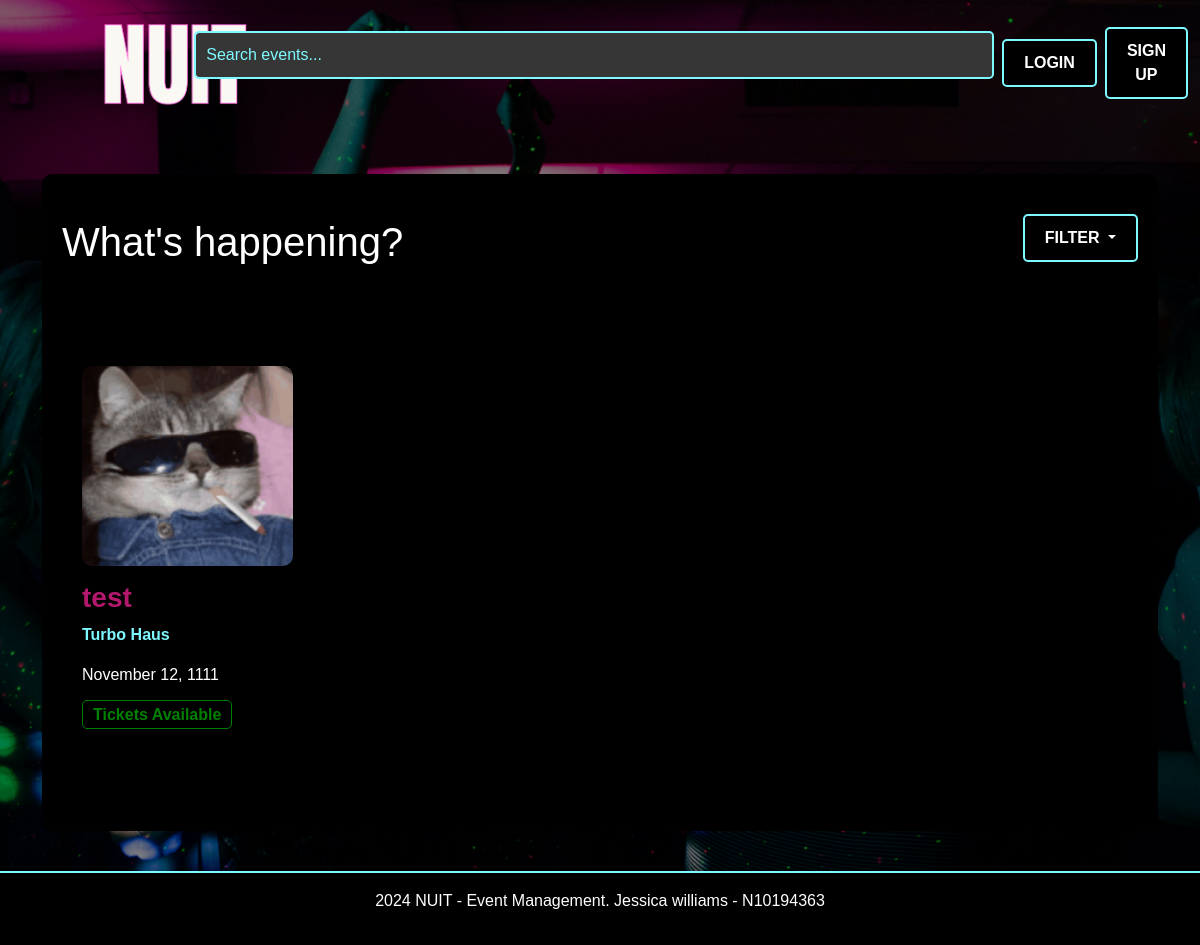
Before: / with the older database file.
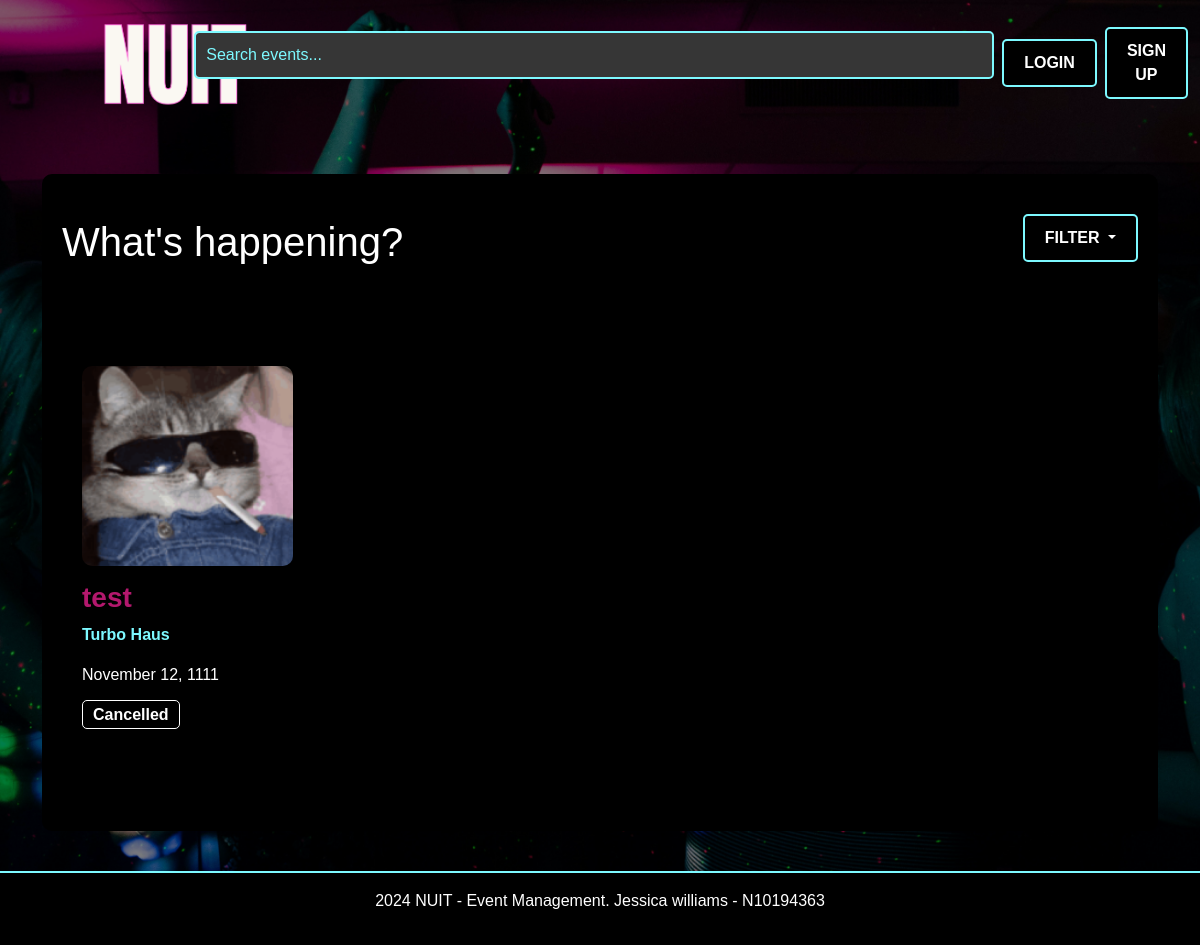
After: the same page with the newer database file.
### website/models.py (models this page shows)
class Event(db.Model):
    id = db.Column(db.Integer, primary_key=True)
    name = db.Column(db.String(100), nullable=False)
    location = db.Column(db.String(100), nullable=False)
    date = db.Column(db.DateTime, nullable=False)
    description = db.Column(db.Text, nullable=True)
    available_tickets = db.Column(db.Integer, nullable=False)
    categories = db.Column(db.String(200), nullable=False)
    status = db.Column(db.String(200), default="Tickets available", nullable=False)
    image = db.Column(db.String(100), nullable=True)
    creator_id = db.Column(db.Integer, db.ForeignKey('user.id'), nullable=False)
    comments = db.relationship('Comment', backref='event', lazy=True)
    bookings = db.relationship('Booking', backref='event', lazy=True)

### website/views.py (the view)
@main_bp.route('/')
def index():
    register_form = RegistrationForm ()
    login_form = LoginForm()
    selected_categories = request.args.getlist('categories')
    if selected_categories:
        events = Event.query.filter(Event.categories.in_(selected_categories)).all()
    else:
        events = Event.query.all()
    return render_template('index.html', register_form=register_form, login_form=login_form, events=events)

### website/forms.py
class RegistrationForm (FlaskForm):
    first_name = StringField("First Name", validators=[InputRequired()])
    last_name = StringField("Last Name", validators=[InputRequired()])
    email = StringField("Email", validators=[InputRequired(), Email()])
    password = PasswordField("Password", validators=[InputRequired()])
    contact_number = StringField("Contact Number", validators=[
        InputRequired(),
        Length(min=10, max=15)
    ])
    street_address = StringField("Street Address", validators=[InputRequired()])
    submit = SubmitField("Register")

class LoginForm(FlaskForm):
    email = StringField("Email", validators=[InputRequired(), Email()])
    password = PasswordField("Password", validators=[InputRequired()])
    submit = SubmitField("Login")

### website/templates/index.html (shortened to what this page needs)
{% extends "base.html" %} {% from "bootstrap5/form.html" import render_form %}
{% block content %}
<div class="container mt-5">
    <div class="section-background">
      <div class="d-flex justify-content-between align-items-center">
        <h1>What's happening?</h1>
            <div class="dropdown">
              <form method="GET" action="{{ url_for('main.index') }}">
                <button
                  class="btn btn-secondary dropdown-toggle"
                  type="button"
                  id="filterDropdown"
                  data-bs-toggle="dropdown"
                  aria-expanded="false"
                >
                  Filter
                </button>
              </form>
        </div>
      </div>
        <div class="row mt-5">
          {% for event in events %}
          <div class="col-lg-3 col-md-6 col-sm-12 mb-4">
            <div class="event-card">
              <a href="{{ url_for('main.event_details', event_id=event.id) }}">
                <img
                  src="{{ url_for('static', filename='img/' + event.image.replace('website/static/img', '')) }}"
                  class="img-fluid"
                  alt="{{ event.name }}"
                />
              </a>
              <h3>{{ event.name }}</h3>
              <p class="location">{{ event.location }}</p>
              <p>{{ event.date.strftime('%B %d, %Y') }}</p>
              {% if event.status == 'Sold Out' %}
              <span class="event-status status-sold-out">Sold Out</span>
              {% elif event.status == 'Tickets Available' %}
              <span class="event-status status-open">Tickets Available</span>
              {% elif event.status == 'Cancelled' %}
              <span class="event-status status-cancelled">Cancelled</span>
              {% elif event.status == 'Inactive' %}
              <span class="event-status status-inactive">Inactive</span>
              {% endif %}
            </div>
          </div>
          {% endfor %}
        </div>
      </div>
    </div>
  {% endblock %}

### website/templates/base.html (shortened to what this page needs)
<html>
  <head>
    <link
      href="https://cdn.jsdelivr.net/npm/bootstrap@5.3.2/dist/css/bootstrap.min.css"
      rel="stylesheet"
    />
    <link
      rel="stylesheet"
      href="{{ url_for('static', filename='css/styles.css') }}"
    />
  </head>
  <body>
    <header>
      <nav class="navbar navbar-expand-lg navbar-dark bg-dark">
        <div
          class="container-fluid d-flex justify-content-between align-items-center"
        >
          <a class="navbar-brand" href="{{ url_for('main.index') }}">
            <img src="static/img/logo.png" alt="Nuit Logo" class="logo" />
          </a>
          <form class="d-flex mx-auto">
            <input
              class="form-control"
              type="search"
              placeholder="Search events..."
              aria-label="Search"
              style="width: 800px"
            />
          </form>
          {% if current_user.is_authenticated %}
          <div class="d-flex ms-2">
            <a href="{{ url_for('main.create_event') }}">
              <button class="btn">Create Event +</button>
            </a>
          </div>
          <div class="d-flex ms-2">
            <a href="{{ url_for('main.user_events') }}" class="btn"
              >My Events</a
            >
          </div>
          <div class="d-flex ms-2">
            <a href="{{ url_for('main.booking_history') }}" class="btn"
              >Booking History</a
            >
          </div>
          <div class="d-flex ms-2">
            <a href="{{ url_for('auth.logout') }}" class="btn">Log Out</a>
          </div>
          {% else %}
          <div class="d-flex ms-2">
            <button
              type="button"
              class="btn btn-filter"
              data-bs-toggle="modal"
              data-bs-target="#loginModal"
            >
              Login
            </button>
          </div>
          <div class="d-flex ms-2">
            <button
              type="button"
              class="btn"
              data-bs-toggle="modal"
              data-bs-target="#registerModal"
            >
              SIGN UP
            </button>
            {% endif %}
          </div>
        </div>
      </nav>
    </header>
    {% block content %} {% endblock %}
    <footer class="footer bg-dark text-white text-center py-3 mt-auto">
      <p>2024 NUIT - Event Management. Jessica williams - N10194363</p>
    </footer>
  </body>
</html>

### website/static/css/styles.css (style rules this page uses)
body, h1, h2, h3, h4, h5, h6, p, a, button, input, footer, .search-bar { font-family: Verdana, Geneva, sans-serif; }
h3,h4 { color: rgb(179, 24, 109); font-weight: bold; }
html, body { height: 100%; margin: 0; }
body { display: flex; flex-direction: column; justify-content: space-between; }
.navbar { background-color: transparent !important; border: none; }
.logo { height: 100px; width: auto; max-width: 100%; margin-left: 80px; margin-right: 20px; }
.btn { background-color: #000000; color: white; border: 2px solid rgb(125, 249, 255); padding: 10px 20px; border-radius: 5px; font-weight: bold; text-transform: uppercase; transition: background-color 0.3s ease, border-color 0.3s ease; }
.event-status { font-weight: bold; padding: 5px 10px; border-radius: 5px; background-color: black; border: 1px solid; }
.status-cancelled { color: white; border-color: white; }
.event-card { background-color: #000000; border-radius: 10px; padding: 20px; margin: 20px 0; }
.event-card img { width: 100%; height: 200px; object-fit: cover; border-radius: 10px; margin-bottom: 15px; }
.location { color: #7DF9FF; font-weight: bold; }
body { background-image: url('../img/background.jpg'); background-size: cover; background-position: center; background-repeat: no-repeat; background-attachment: fixed; color: white; position: relative; z-index: 0; }
body::before { content: ""; position: fixed; top: 0; left: 0; width: 100%; height: 100%; background-color: rgba(0, 0, 0, 0.5); z-index: -1; }
.section-background { background-color: black; padding: 40px 20px; margin-bottom: 40px; border-radius: 10px; }
.footer { background-color: #000000 !important; color: white !important; padding: 20px; text-align: center; border-top: 2px solid #7DF9FF; flex-shrink: 0; }
.form-control { background-color: rgb(54, 54, 54); color: #7DF9FF; border: 2px solid #7DF9FF; border-radius: 5px; padding: 10px; }
.form-control::placeholder { color: #7DF9FF; }

Changed rows visible on the page:
changed Event "test": status "Tickets Available" → "Cancelled"
